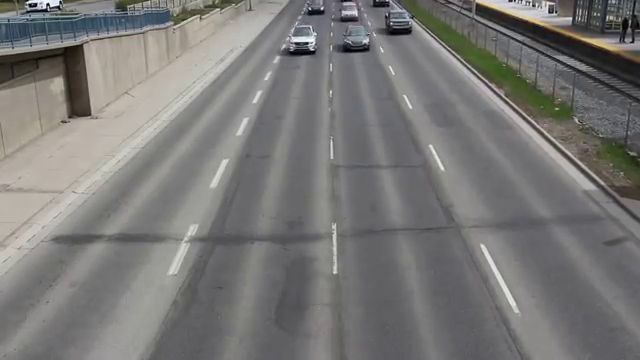
#> input picture frame 30 of cars.mp4, 640 x 360 px
$ python opencvVid.py
#> lines starting #> are read from the running program, lines starting #| are printed output that depends on the picture
import cv2
import numpy as np

cap = cv2.VideoCapture('cars.mp4')

feature_params = dict( maxCorners = 100,
                       qualityLevel = 0.4,
                       minDistance = 1,
                       blockSize = 1 )

lk_params = dict( winSize  = (15,15),
                  maxLevel = 2,
                  criteria = (cv2.TERM_CRITERIA_EPS | cv2.TERM_CRITERIA_COUNT, 10, 0.03))

color = np.random.randint(0,255,(100,3))

ret, old_frame = cap.read()
#> old_frame is the input picture: shape (360, 640, 3); mean B, G, R 118.9, 120.3, 121.4
old_gray = cv2.cvtColor(old_frame, cv2.COLOR_BGR2GRAY)
p0 = cv2.goodFeaturesToTrack(old_gray, mask = None, **feature_params)
#> p0 = 36 rows, first 8: [311, 50], [306, 42], [305, 42], [297, 42], [41, 9], [52, 6], [37, 5], [34, 2]

mask = np.zeros_like(old_frame)

while(1):
    ret,frame = cap.read()
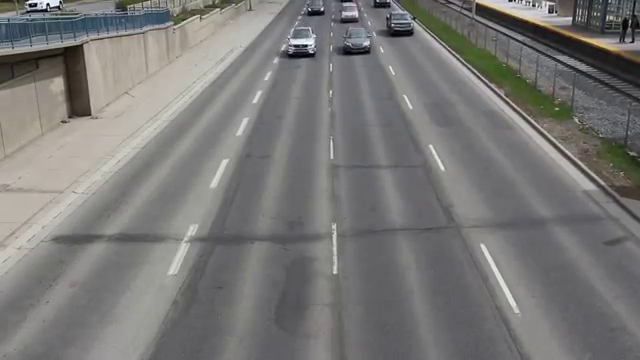
#> input picture frame 31 of cars.mp4, 640 x 360 px
#> frame is the input picture: shape (360, 640, 3); mean B, G, R 118.9, 120.2, 121.4
    frame_gray = cv2.cvtColor(frame, cv2.COLOR_BGR2GRAY)
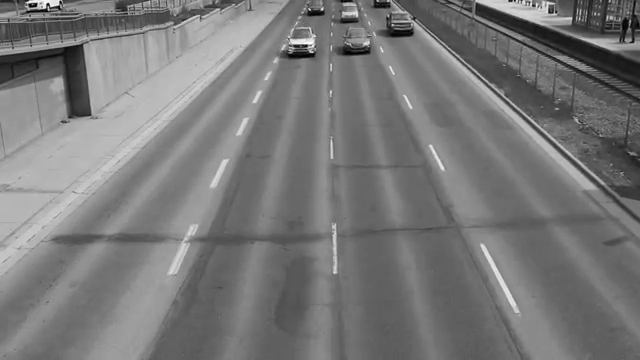
#> frame_gray: shape (360, 640); min 0, max 255, mean 120.5

    p1, st, err = cv2.calcOpticalFlowPyrLK(old_gray, frame_gray, p0, None, **lk_params)
#> p1 = 36 rows, first 8: [310.4, 52.57], [305.3, 44.37], [304.3, 44.38], [295.9, 44.37], [41.03, 8.99], [52.02, 6], [37.01, 4.98], [34.01, 1.98]; st = 36 values from 1 to 1; err = 36 values, max 18.79 at index 34, min 0 at index 24, mean 3.99

    good_new = p1[st==1]
#> good_new = 36 pairs, first value 17.99 to 581, second value 0.96 to 52.96
    good_old = p0[st==1]
#> good_old = 36 pairs, first value 18 to 581, second value 1 to 53

    for i,(new,old) in enumerate(zip(good_new,good_old)):
        a,b = new.ravel()
        c,d = old.ravel()
        mask = cv2.line(mask, (a,b),(c,d), color[i].tolist(), 2)
        frame = cv2.circle(frame,(a,b),5,color[i].tolist(),-1)
#> this loop made 36 passes
#> (a, b, c, d) on passes 1 to 12: (310.4, 52.57, 311, 50), (305.3, 44.37, 306, 42), (304.3, 44.38, 305, 42), (295.9, 44.37, 297, 42), (41.03, 8.99, 41, 9), (52.02, 6, 52, 6), (37.01, 4.98, 37, 5), (34.01, 1.98, 34, 2), (17.99, 52.96, 18, 53), (74, 45, 74, 45), (314.3, 45.45, 315, 43), (184.1, 20, 184, 20)
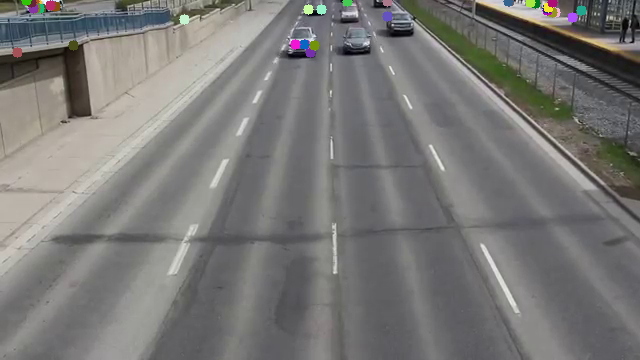
#> frame: shape (360, 640, 3); mean B, G, R 118.9, 120.2, 121.5
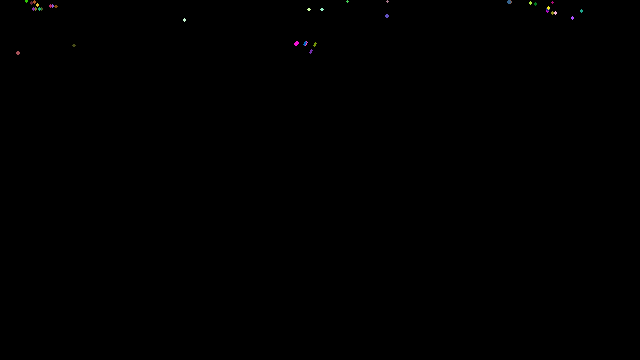
#> mask: shape (360, 640, 3); mean of channels 0, 1, 2 0.1, 0.1, 0.2; drawn as B, G, R
    img = cv2.add(frame,mask)

    cv2.imshow('frame',img)
    k = cv2.waitKey(30) & 0xff
#> (key Esc is pressed here)
    if k == 27:
        break

    old_gray = frame_gray.copy()
    p0 = good_new.reshape(-1,1,2)

cv2.destroyAllWindows()
cap.release()

$ run again, starting later in the video
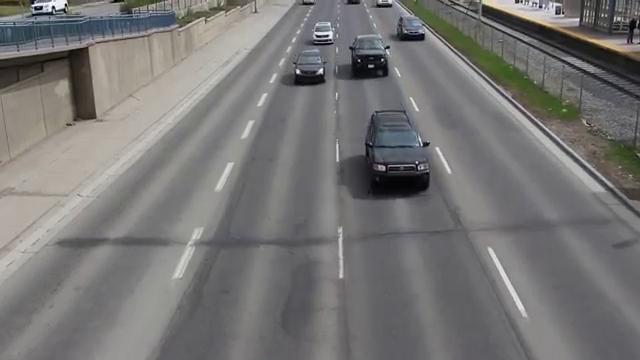
#> input picture frame 135 of cars.mp4, 640 x 360 px
#> old_frame is the input picture: shape (360, 640, 3); mean B, G, R 116.9, 117.5, 118.9
#> p0 = 61 rows, first 8: [325, 39], [55, 7], [35, 6], [385, 167], [413, 166], [411, 166], [406, 166], [398, 166]
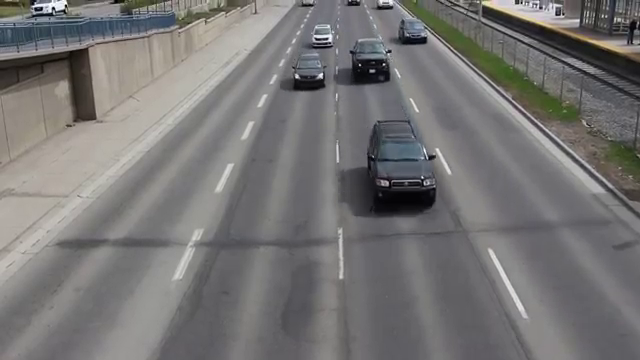
#> input picture frame 136 of cars.mp4, 640 x 360 px
#> frame is the input picture: shape (360, 640, 3); mean B, G, R 116.7, 117.2, 118.6
#> p1 = 61 rows, first 8: [324.5, 42.03], [55.02, 7.95], [35.18, 6.9], [388.4, 182.3], [418.6, 181.3], [416.6, 181.3], [410.4, 181.3], [402.4, 181.3]; st = 61 values from 1 to 1; err = 61 values, max 20.53 at index 55, min 0.71 at index 33, mean 6.34
#> good_new = 61 pairs, first value 35.14 to 632.1, second value 2.02 to 182.3
#> good_old = 61 pairs, first value 35 to 632, second value 1 to 167
#> the loop `for i,(new,old) in enumerate(zip(good_new,good_old)):` made 61 passes
#> (a, b, c, d) on passes 1 to 8: (324.5, 42.03, 325, 39), (55.02, 7.95, 55, 7), (35.18, 6.9, 35, 6), (388.4, 182.3, 385, 167), (418.6, 181.3, 413, 166), (416.6, 181.3, 411, 166), (410.4, 181.3, 406, 166), (402.4, 181.3, 398, 166)
#> after the loop `for i,(new,old) in enumerate(zip(good_new,good_old)):`:
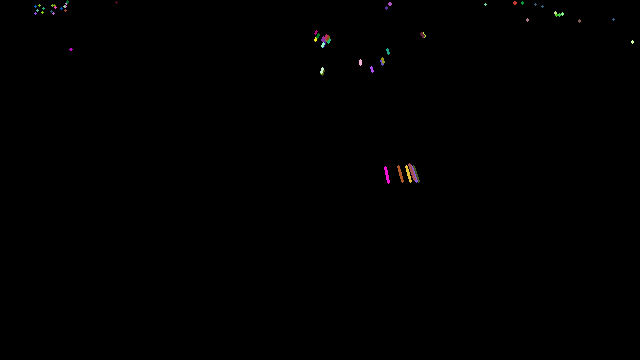
#> mask: shape (360, 640, 3); mean of channels 0, 1, 2 0.4, 0.4, 0.4; drawn as B, G, R

$ run again, starting later in the video
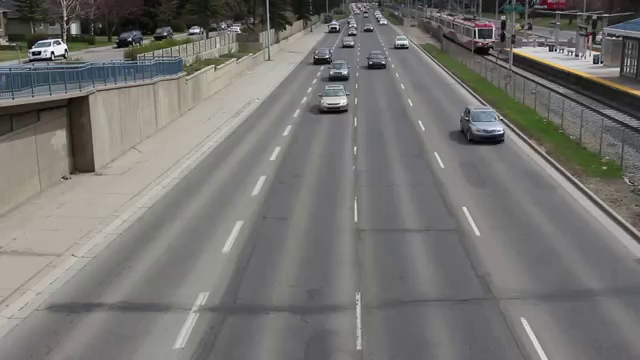
#> input picture frame 240 of cars.mp4, 640 x 360 px
#> old_frame is the input picture: shape (360, 640, 3); mean B, G, R 113.1, 115.9, 117.3
#> p0 = 84 rows, first 8: [501, 133], [60, 54], [51, 51], [44, 40], [503, 132], [490, 130], [494, 129], [493, 129]
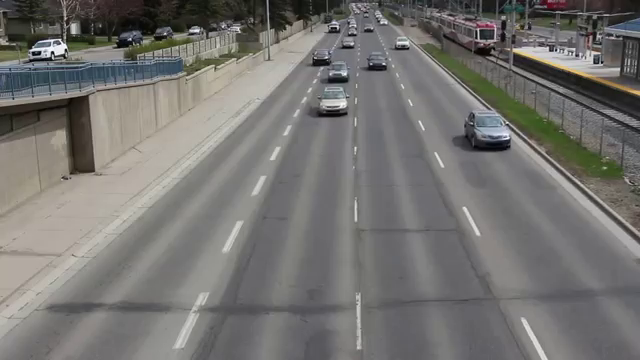
#> input picture frame 241 of cars.mp4, 640 x 360 px
#> frame is the input picture: shape (360, 640, 3); mean B, G, R 113.2, 115.9, 117.3
#> p1 = 84 rows, first 8: [507.3, 138.9], [60, 54], [51, 51], [44, 40], [509.4, 137.9], [496.1, 135.9], [500.3, 134.9], [499.2, 134.9]; st = 84 values from 1 to 1; err = 84 values, max 13.37 at index 61, min 0 at index 1, mean 3.18
#> good_new = 84 pairs, first value 31 to 629.3, second value 2.65 to 138.9
#> good_old = 84 pairs, first value 31 to 629, second value 3 to 133
#> the loop `for i,(new,old) in enumerate(zip(good_new,good_old)):` made 84 passes
#> (a, b, c, d) on passes 1 to 8: (507.3, 138.9, 501, 133), (60, 54, 60, 54), (51, 51, 51, 51), (44, 40, 44, 40), (509.4, 137.9, 503, 132), (496.1, 135.9, 490, 130), (500.3, 134.9, 494, 129), (499.2, 134.9, 493, 129)
#> after the loop `for i,(new,old) in enumerate(zip(good_new,good_old)):`:
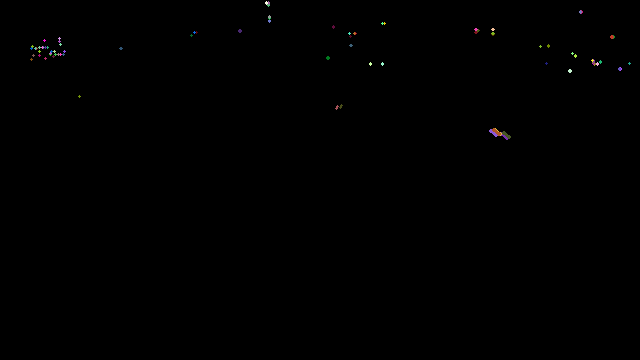
#> mask: shape (360, 640, 3); mean of channels 0, 1, 2 0.3, 0.3, 0.3; drawn as B, G, R
